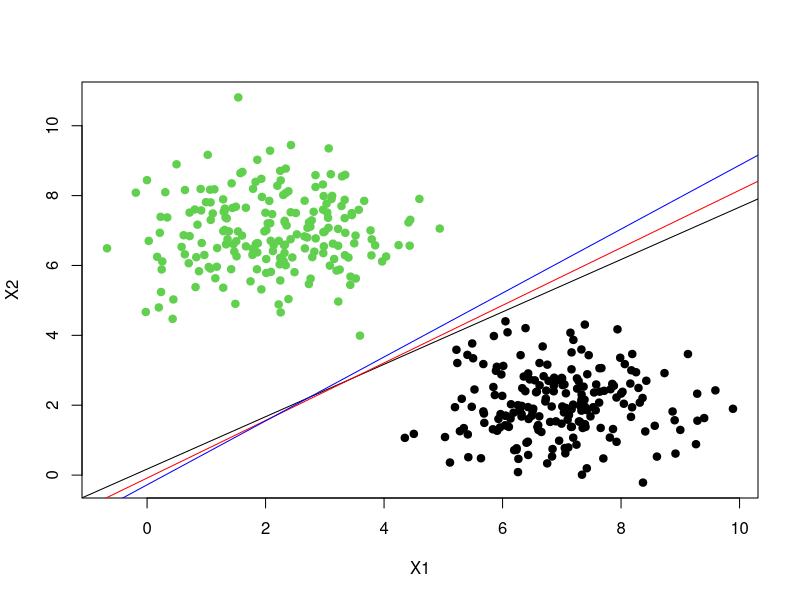

R code for this plot:
library(MASS)
library(base)

Sigma = matrix(c(1, 0, 0, 1), nrow=2)
mu1 = c(7, 2) 
mu2 = c(2, 7)

N1 = 200
N2 = 200
set.seed(1)
X_c1 = mvrnorm(N1, mu1, Sigma)
X_c2 = mvrnorm(N2, mu2, Sigma)
X = rbind(X_c1, X_c2)
X = cbind(rep(1, nrow(X)), X)

y_c1 = rep(-1, N1)
y_c2 = rep(+1, N2)
y = c(y_c1, y_c2)

plot(X[,2], X[,3], col=as.numeric(y)+2, xlab = "X1", ylab = "X2", bg=as.numeric(y)+2, pch=21)

# This below algorithm was described at page 131 in the ESL book

cost_fn <- function(X, y, beta){
  y_hat = X %*% beta * y #elementwise matrix mulplication
  miss = which(y_hat < 0)
  
  cost = -sum(y_hat)
  
  return(cost)
}

grad <- function(X ,y, beta){
  y_hat = X %*% beta * y
  miss = which(y_hat < 0)
  
  # gradient for beta1
  grad_beta1 = -sum(X[miss,]*y[miss])
  
  # gradient for beta_0
  grad_beta0 = -sum(y[miss])
  
  return(c(grad_beta1, grad_beta0))
}


# this function is written according to the exercise 4.6 in the ESL, you can use cost_fn function 
# and grad function together with a learning rate to accomplish the original version of the perceptron algorithm
# Note: You should guaranteed that the data is separatable if not the algorithm won't be converge
perceptron <- function(X, y){
  #random init beta
  beta = rnorm(ncol(X),sd=6)
  y_hat = X %*% beta * y 
  miss = which(y_hat < 0)
  
  while(length(miss) > 0){
    beta = beta + y[miss[1]]*X[miss[1],]
    y_hat = X %*% beta * y 
    miss = which(y_hat < 0)
  }
  
  return(beta)
}

# you can see that the problem will have multiple solutions with the perceptron algorithms
set.seed(1)
beta = perceptron(X, y)
abline(-beta[1]/beta[3], -beta[2]/beta[3],col="black")

set.seed(10)
beta = perceptron(X, y)
abline(-beta[1]/beta[3], -beta[2]/beta[3],col="red")

set.seed(50)
beta = perceptron(X, y)
abline(-beta[1]/beta[3], -beta[2]/beta[3],col="blue")
